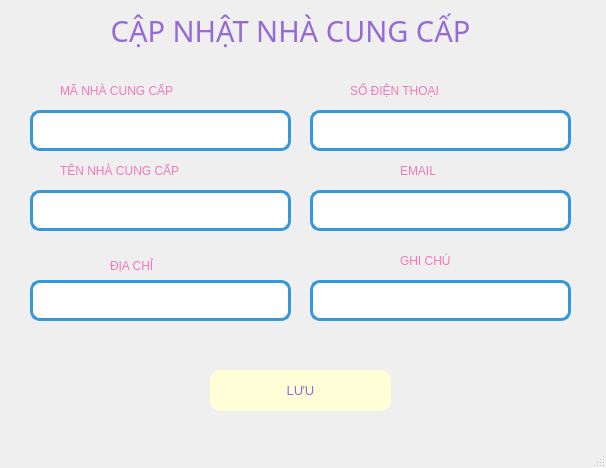
<?xml version="1.0" encoding="UTF-8"?>
<ui version="4.0">
 <class>MainWindow</class>
 <widget class="QMainWindow" name="MainWindow">
  <property name="geometry">
   <rect>
    <x>0</x>
    <y>0</y>
    <width>606</width>
    <height>468</height>
   </rect>
  </property>
  <property name="windowTitle">
   <string>MainWindow</string>
  </property>
  <widget class="QWidget" name="centralwidget">
   <widget class="QTextEdit" name="txt_email">
    <property name="geometry">
     <rect>
      <x>310</x>
      <y>190</y>
      <width>261</width>
      <height>41</height>
     </rect>
    </property>
    <property name="styleSheet">
     <string notr="true">border-radius: 10px;
        border: 3px solid #3498db;  /* Viền xanh dương */
        background-color: #ffffff</string>
    </property>
   </widget>
   <widget class="QLabel" name="labelTitle">
    <property name="geometry">
     <rect>
      <x>40</x>
      <y>10</y>
      <width>501</width>
      <height>41</height>
     </rect>
    </property>
    <property name="font">
     <font>
      <family>Segoe UI Black</family>
      <pointsize>22</pointsize>
      <weight>10</weight>
      <italic>false</italic>
      <bold>false</bold>
     </font>
    </property>
    <property name="styleSheet">
     <string notr="true">color: rgb(149, 106, 214);
font: 87 22pt &quot;Segoe UI Black&quot;;</string>
    </property>
    <property name="text">
     <string>CẬP NHẬT NHÀ CUNG CẤP</string>
    </property>
    <property name="alignment">
     <set>Qt::AlignCenter</set>
    </property>
   </widget>
   <widget class="QPushButton" name="btn_luu">
    <property name="geometry">
     <rect>
      <x>210</x>
      <y>370</y>
      <width>181</width>
      <height>41</height>
     </rect>
    </property>
    <property name="font">
     <font>
      <pointsize>10</pointsize>
     </font>
    </property>
    <property name="styleSheet">
     <string>background-color: rgb(255, 255, 215); color: rgb(149, 106, 214); border-radius: 10px;</string>
    </property>
    <property name="text">
     <string>LƯU</string>
    </property>
   </widget>
   <widget class="QTextEdit" name="txt_tenNCC">
    <property name="geometry">
     <rect>
      <x>30</x>
      <y>190</y>
      <width>261</width>
      <height>41</height>
     </rect>
    </property>
    <property name="styleSheet">
     <string notr="true">border-radius: 10px;
        border: 3px solid #3498db;  /* Viền xanh dương */
        background-color: #ffffff</string>
    </property>
   </widget>
   <widget class="QLabel" name="label_3">
    <property name="geometry">
     <rect>
      <x>400</x>
      <y>160</y>
      <width>81</width>
      <height>21</height>
     </rect>
    </property>
    <property name="styleSheet">
     <string notr="true">font: 10pt &quot;UTM Bell&quot;;
color: rgb(241, 121, 184);
</string>
    </property>
    <property name="text">
     <string>EMAIL</string>
    </property>
   </widget>
   <widget class="QLabel" name="label_4">
    <property name="geometry">
     <rect>
      <x>350</x>
      <y>80</y>
      <width>161</width>
      <height>21</height>
     </rect>
    </property>
    <property name="styleSheet">
     <string notr="true">font: 10pt &quot;UTM Bell&quot;;
color: rgb(241, 121, 184);
</string>
    </property>
    <property name="text">
     <string>SỐ ĐIỆN THOẠI</string>
    </property>
   </widget>
   <widget class="QLabel" name="label_2">
    <property name="geometry">
     <rect>
      <x>110</x>
      <y>250</y>
      <width>101</width>
      <height>31</height>
     </rect>
    </property>
    <property name="styleSheet">
     <string notr="true">font: 10pt &quot;UTM Bell&quot;;
color: rgb(241, 121, 184);
</string>
    </property>
    <property name="text">
     <string>ĐỊA CHỈ</string>
    </property>
   </widget>
   <widget class="QLabel" name="label">
    <property name="geometry">
     <rect>
      <x>60</x>
      <y>160</y>
      <width>211</width>
      <height>21</height>
     </rect>
    </property>
    <property name="styleSheet">
     <string notr="true">font: 10pt &quot;UTM Bell&quot;;
color: rgb(241, 121, 184);
</string>
    </property>
    <property name="text">
     <string>TÊN NHÀ CUNG CẤP</string>
    </property>
   </widget>
   <widget class="QTextEdit" name="txt_diachi">
    <property name="geometry">
     <rect>
      <x>30</x>
      <y>280</y>
      <width>261</width>
      <height>41</height>
     </rect>
    </property>
    <property name="styleSheet">
     <string notr="true">border-radius: 10px;
        border: 3px solid #3498db;  /* Viền xanh dương */
        background-color: #ffffff</string>
    </property>
   </widget>
   <widget class="QTextEdit" name="txt_sdt">
    <property name="geometry">
     <rect>
      <x>310</x>
      <y>110</y>
      <width>261</width>
      <height>41</height>
     </rect>
    </property>
    <property name="styleSheet">
     <string notr="true">border-radius: 10px;
        border: 3px solid #3498db;  /* Viền xanh dương */
        background-color: #ffffff</string>
    </property>
   </widget>
   <widget class="QTextEdit" name="txt_maNCC">
    <property name="geometry">
     <rect>
      <x>30</x>
      <y>110</y>
      <width>261</width>
      <height>41</height>
     </rect>
    </property>
    <property name="styleSheet">
     <string notr="true">border-radius: 10px;
        border: 3px solid #3498db;  /* Viền xanh dương */
        background-color: #ffffff</string>
    </property>
   </widget>
   <widget class="QLabel" name="label_5">
    <property name="geometry">
     <rect>
      <x>60</x>
      <y>80</y>
      <width>201</width>
      <height>21</height>
     </rect>
    </property>
    <property name="styleSheet">
     <string notr="true">font: 10pt &quot;UTM Bell&quot;;
color: rgb(241, 121, 184);
</string>
    </property>
    <property name="text">
     <string>MÃ NHÀ CUNG CẤP</string>
    </property>
   </widget>
   <widget class="QLabel" name="label_6">
    <property name="geometry">
     <rect>
      <x>400</x>
      <y>250</y>
      <width>101</width>
      <height>21</height>
     </rect>
    </property>
    <property name="styleSheet">
     <string notr="true">font: 10pt &quot;UTM Bell&quot;;
color: rgb(241, 121, 184);
</string>
    </property>
    <property name="text">
     <string>GHI CHÚ</string>
    </property>
   </widget>
   <widget class="QTextEdit" name="txt_note">
    <property name="geometry">
     <rect>
      <x>310</x>
      <y>280</y>
      <width>261</width>
      <height>41</height>
     </rect>
    </property>
    <property name="styleSheet">
     <string notr="true">border-radius: 10px;
        border: 3px solid #3498db;  /* Viền xanh dương */
        background-color: #ffffff</string>
    </property>
   </widget>
  </widget>
  <widget class="QMenuBar" name="menubar">
   <property name="geometry">
    <rect>
     <x>0</x>
     <y>0</y>
     <width>606</width>
     <height>26</height>
    </rect>
   </property>
  </widget>
  <widget class="QStatusBar" name="statusbar"/>
 </widget>
 <resources/>
 <connections/>
</ui>
